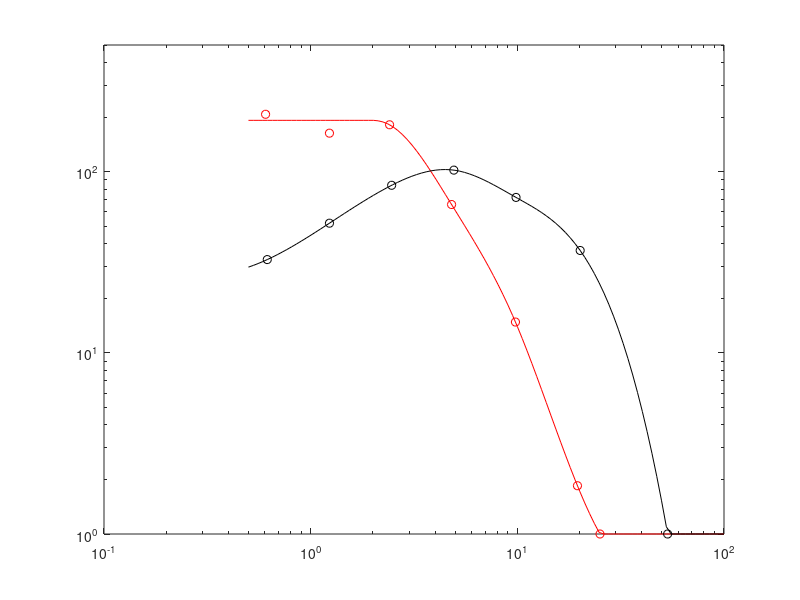

This figure's MATLAB source:

% Values obtained using the web plot digitized, applied to the 16 cell
% average from figure 9 of Lee 2007 JoV

midget = [0.6050875007272942, 207.30143890792442
    1.232846739442066, 163.0629189863448
    2.4088967285183034, 181.42087560797637
    4.806380863064389, 65.84651866079408
    9.792849742266032, 14.787139496981759
    19.539304046896113, 1.846754927214513
    25.118864315095795, 1];

parasol = [0.6165504968075404, 32.70727417075832
    1.232846739442066, 51.93751559698882
    2.465185075387883, 84.07873955784511
    4.929353553439602, 101.94553300259766
    9.856674331433043, 72.06768734806805
    20.14073128088476, 36.7158474278988
    53.366992312063125, 1];

finterp = logspace(log10(0.5),log10(100),100);

%% Midget
f = midget(:,1);
y = midget(:,2);
yfit = 10.^(spline(log10(f),log10(y),log10(finterp(finterp>1))));

% For the midget response, we do some hacking to force a plateau in the MTF
[a,b] = max(yfit);
yfit = [repmat(a,1,b+100-length(yfit)) yfit(b+1:end)];

% Force the MTF to have a floor above the CCF
a = find(yfit<1,1);
yfit(a:end)=1;

% Store the fit
midgetFit = yfit;

% plot
loglog(f,y,'or')
hold on
loglog(finterp,yfit,'-r')


%% Parasol
f = parasol(:,1);
y = parasol(:,2);
yfit = 10.^(spline(log10(f),log10(y),log10(finterp)));

% Force the MTF to have a floor above the CCF
a = find(yfit<1,1);
yfit(a:end)=1;

% Store the fit
parasolFit = yfit;


% plot
loglog(f,y,'ok')
hold on
loglog(finterp,yfit,'-k')
ylim([1 500])
